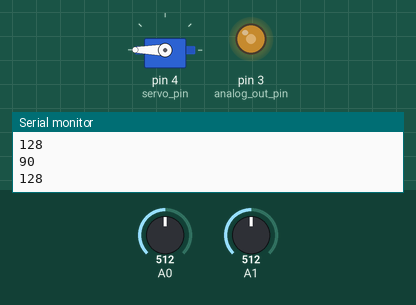
A sketch run on a simulated Arduino Uno, built with avr-gcc and run on an emulated ATmega328P. Parts: servo, output pins drawn as LEDs (lit = HIGH), the last lines printed to the serial monitor. The inputs (shaded band) are chosen by the test bench; at power-on: A1 = 512, A0 = 512.

Above: at 1.2 s.
1.3 s: A1 set to 716
At 2.5 s:
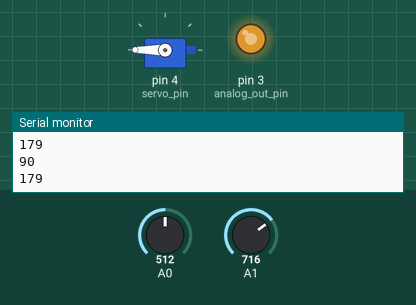
2.8 s: A0 set to 500
At 4.0 s:
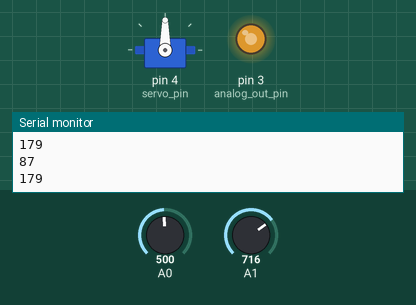
4.3 s: A1 set to 900
At 5.5 s:
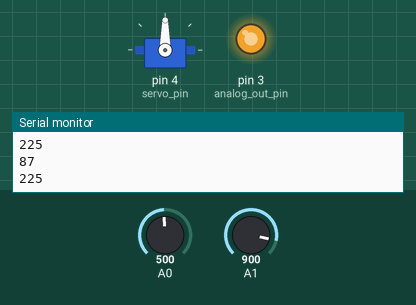
5.8 s: A0 set to 716
At 6.9 s:
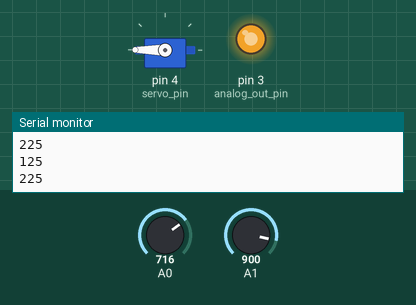
7.3 s: A1 set to 122
At 8.5 s:
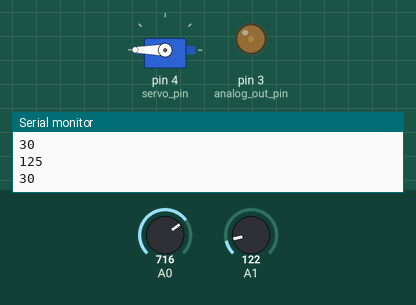
8.8 s: A0 set to 511
At 9.9 s:
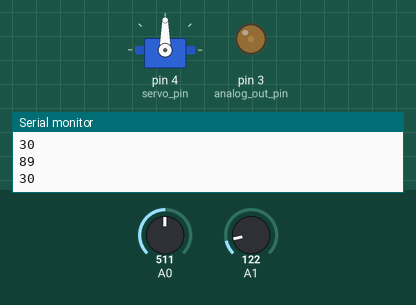
Timing chart, 0 to 11.3 s (numbered marks = the images above; inputs shaded):
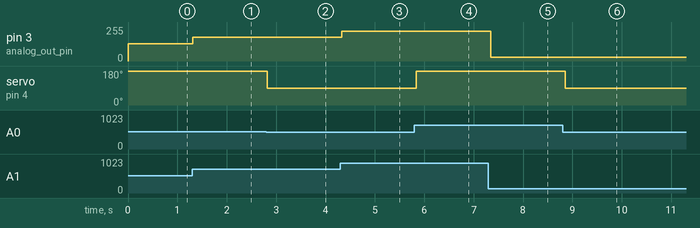

Measured:
- the behaviour switches between 512 and 511 on A0 (found by bisection; images 1 and 2)
- after the input at 1.3 s, pin 3 (analog_out_pin): 128/255 → 179/255 at once
- after the input at 2.8 s, servo on pin 4 (servo_pin): 180° → 90° at once
- after the input at 4.3 s, pin 3 (analog_out_pin): 179/255 → 225/255 at once
- after the input at 5.8 s, servo on pin 4 (servo_pin): 90° → 180° at once
- after the input at 7.3 s, pin 3 (analog_out_pin): 225/255 → 30/255 after 0.05 s
- after the input at 8.8 s, servo on pin 4 (servo_pin): 180° → 90° after 0.05 s

The sketch:

code_PYJ_20181375.ino
```cpp
#include <Servo.h>             //서브모터 사용을 위한 라이브러리

int analog_out_pin = 3;         //LED D3번핀에 연결
int servo_pin = 4;               // 서브모터 D4번핀에 연결
Servo my_servo;                  //  서브모터 사용을 위한 클래스 객체선언


void setup() {
  my_servo.attach(servo_pin);            //servo_pin(D4번핀)핀을 서브모터 제어에 사용
  Serial.begin(9600);
}

void loop() {
  int adc_servo = analogRead(A0); //A0에서 ADC한 값을 adc_servo로 선언
  int adc = analogRead(A1); // A1에서 ADC한 값: 0~1023

   int servo_ang = map(adc_servo, 0, 1023 , 0, 180); //map함수: adc_servo값을 0~1023으로 입력하면 servo_ang값을 0~180으로 출력
   Serial.println(servo_ang);

  int adc2 = adc / 4;  // A1에서 ADC한 값을 4로 나눔-> 0~255;
  Serial.println(adc2);

  analogWrite(analog_out_pin, adc2);  //A1에서 4로 나눈값을 Writr함수에 입력시키고 anlog_out_pin(D3번핀)으로 출력

  if(servo_ang< 90){            //servo_ang값이 90 이하인 경우
    servo_ang=90;               //servo_ang값을 90으로 통일
    my_servo.write(servo_ang);  //servo_ang값에따라 모터가 동작수행
  }
  else{                        //servo_ang값이 90 이상인 경우
    servo_ang=180;             //servo_ang값을 180으로 통일
    my_servo.write(servo_ang);  //servo_ang값에따라 모터가 동작수행
  }
    delay(100);  //모터가 물리적으로 움직이는 동안 걸리는 시간을 고려하여 딜레이 추가
}
```
